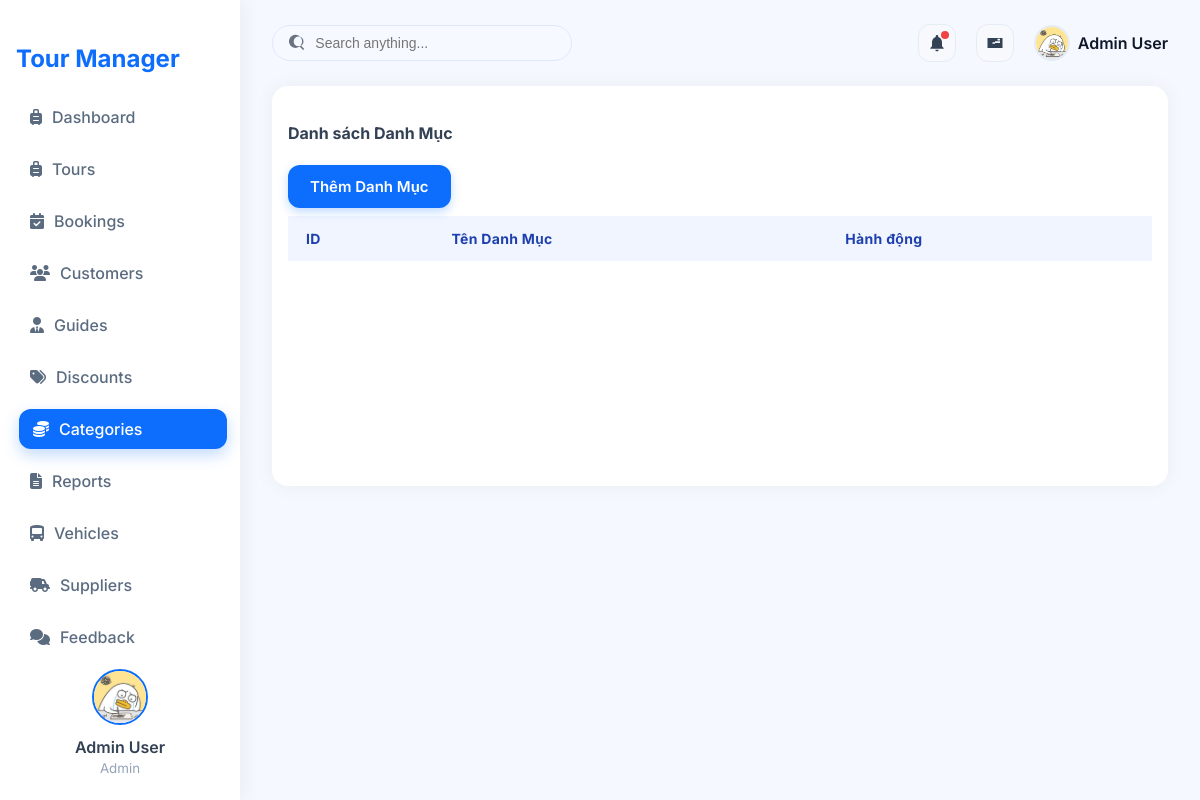
The page /?action=admin-listCategory on the database as committed earlier.
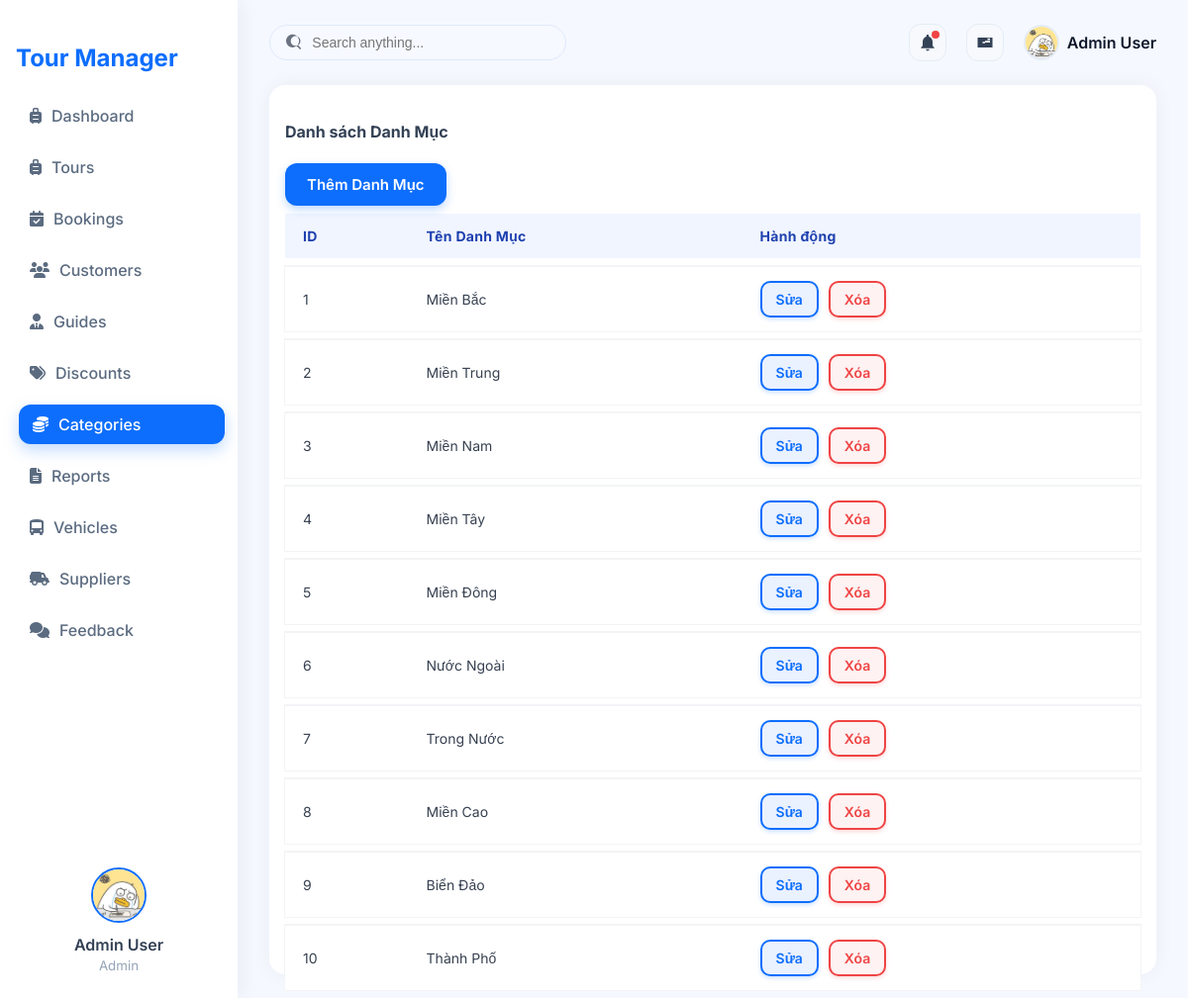
The same page on the database as committed later.
### tables this page shows
CREATE TABLE `categories` (
  `category_id` int NOT NULL,
  `category_name` varchar(100) DEFAULT NULL
);

### controllers/CategoryController.php (called while the page is built, shortened)
<?php
class CategoryController {
    private $categoryModel;
    public function __construct() {
        $this->categoryModel = new CategoryQuery();
    }
    public function listCategories() {
        $categories = $this->categoryModel->getAllCategories();
        require './views/Category/listCategory.php';
    }
}
?>

### routes/index.php (called while the page is built)
<?php
$action = $_GET['action'] ?? '/';
match ($action) {
    '/' => (new ProductController)->home(),
    'admin' => require './views/admin.php',
    'admin-listTours' => require './views/admin.php',
    'admin-createTours' => require './views/admin.php',
    'admin-updateTours' => require './views/admin.php',
    'admin-listUsers' => require './views/admin.php',
    'admin-createUsers' => require './views/admin.php',
    'admin-updateUsers' => require './views/admin.php',
    'admin-listCategory' => require './views/admin.php',
    'admin-createCategory' => require './views/admin.php',
    'admin-updateCategory' => require './views/admin.php',
    'admin-listCustomer' => require './views/admin.php',
    'admin-createCustomer' => require './views/admin.php',
    'admin-updateCustomer' => require './views/admin.php',
    'admin-listDiscount' => require './views/admin.php',
    'admin-createDiscount' => require './views/admin.php',
    'admin-updateDiscount' => require './views/admin.php',
    default => require './views/admin.php',
};

### index.php (called while the page is built, shortened)
<?php
spl_autoload_register(function ($class) {
    $fileName = "$class.php";
    $fileModel              = PATH_MODEL . $fileName;
});
require_once './routes/index.php';

### models/BaseModel.php (called while the page is built, shortened)
<?php
class BaseModel
{
    public function __construct()
    {
        $dsn = sprintf('mysql:host=%s;port=%s;dbname=%s;charset=utf8', DB_HOST, DB_PORT, DB_NAME);
        try {
            $this->pdo = new PDO($dsn, DB_USERNAME, DB_PASSWORD, DB_OPTIONS);
        } catch (PDOException $e) {
            die("Kết nối cơ sở dữ liệu thất bại: {$e->getMessage()}. Vui lòng thử lại sau.");
        }
    }
}

### models/CategoryQuery.php (called while the page is built, shortened)
<?php
class CategoryQuery extends BaseModel {
    public function getAllCategories() {
        $sql = "SELECT *
                FROM categories ";
        $stmt = $this->pdo->prepare($sql);
        $stmt->execute();
        return $stmt->fetchAll(PDO::FETCH_ASSOC);
    }
}
?>

### views/Category/listCategory.php (the view)
<div class="admin-table-container">
    <div class="table-header d-flex justify-content-between align-items-center mb-3">
        <h4 class="fw-bold">Danh sách Danh Mục</h4>
        <a href="?action=admin-createCategory" class="btn btn-primary">
            Thêm Danh Mục
        </a>
    </div>
    <table class="table table-hover align-middle">
        <thead class="table-light">
            <tr>
                <th>ID</th>
                <th>Tên Danh Mục</th>
                <th>Hành động</th>
            </tr>
        </thead>
        <tbody>
            <?php foreach ($categories as $category): ?>
            <tr>
                <td><?= $category['category_id'] ?></td>
                <td><?= htmlspecialchars($category['category_name']) ?></td>
                <td>
                    <a href="?action=admin-updateCategory&id=<?= $category['category_id'] ?>"
                        class="btn btn-outline-success btn-sm">Sửa</a>
                    <a href="?action=admin-deleteCategory&id=<?= $category['category_id'] ?>"
                        class="btn btn-outline-danger btn-sm" onclick="return confirm('Xóa danh mục này?')">Xóa</a>
                </td>
            </tr>
            <?php endforeach; ?>
        </tbody>
    </table>
</div>

Rows that differ between the two databases and show on the page:
added categories: category_id "1", category_name "Miền Bắc"
added categories: category_id "2", category_name "Miền Trung"
added categories: category_id "3", category_name "Miền Nam"
added categories: category_id "4", category_name "Miền Tây"
added categories: category_id "5", category_name "Miền Đông"
added categories: category_id "6", category_name "Nước Ngoài"
added categories: category_id "7", category_name "Trong Nước"
added categories: category_id "8", category_name "Miền Cao"
added categories: category_id "9", category_name "Biển Đảo"
added categories: category_id "10", category_name "Thành Phố"
